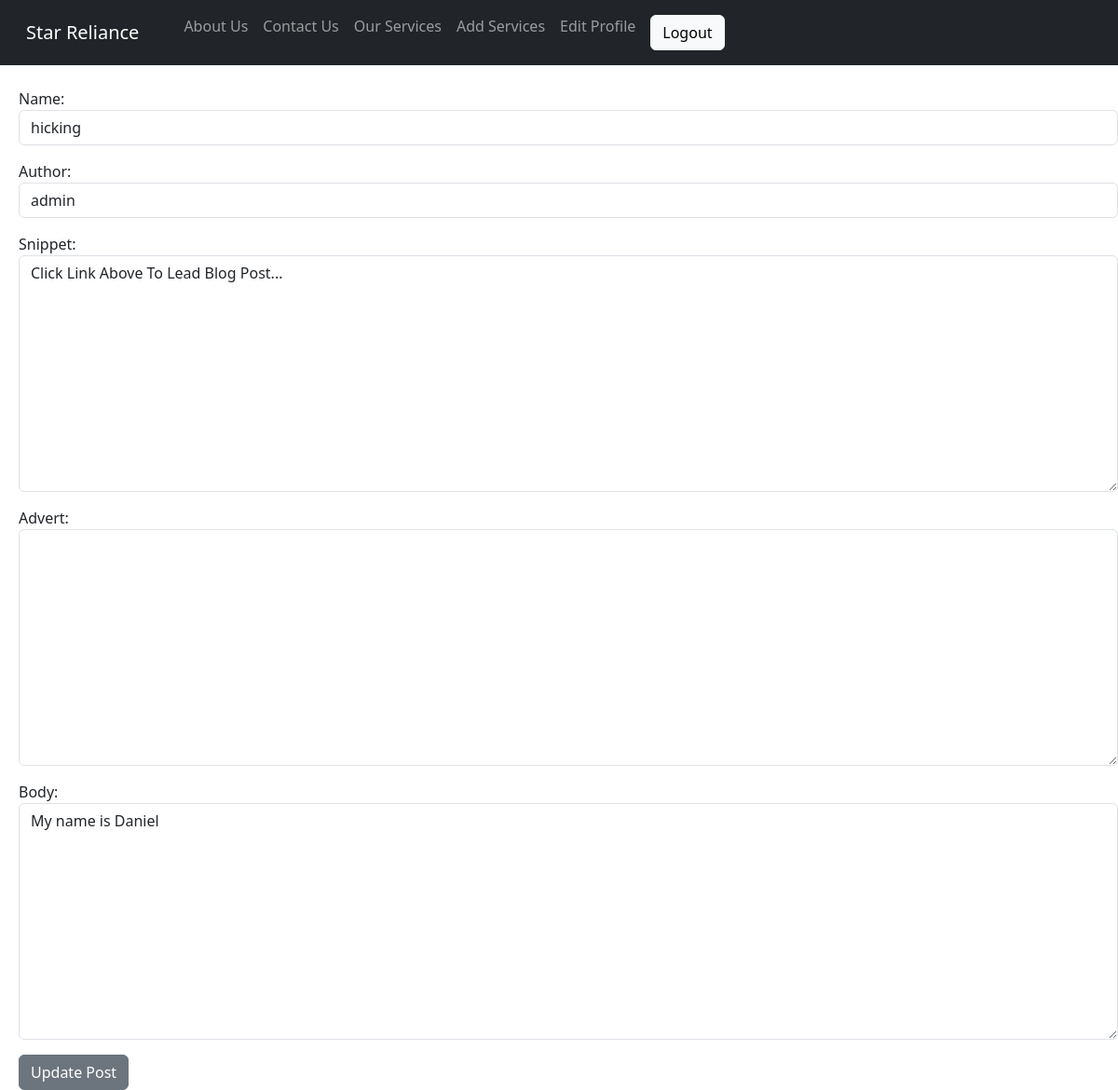
The app's page /service/edit/5 (signed in) with its own data.
### theblog/models.py (models this page shows, shortened)
class Category(models.Model):
    name = models.CharField(max_length = 255)
    body = models.TextField()
    snippet = models.CharField(max_length = 255,default="Click Link Above To Lead Blog Post...")
    author = models.ForeignKey(User, on_delete=models.CASCADE)
    post_date = models.DateField(auto_now_add = True)
    likes = models.ManyToManyField(User, related_name='blog_posts')
    advert = models.TextField(null = True, blank=True)

### theblog/views.py (the view)
# urls.py: path('service/edit/<int:pk>', UpdateServicePostView.as_view(), name='update_service_post' ),
class UpdateServicePostView(UpdateView):
    model = Category
    form_class = ServiceForm
    template_name = 'update_service_post.html'

### theblog/forms.py
class ServiceForm(forms.ModelForm):
    class Meta:
        model = Category
        fields = ('name','author','snippet','advert','body')
        widgets = {
            'name': forms.TextInput(attrs = {'class':'form-control'}),
            'author': forms.Select(attrs = {'class':'form-control'}),
            'snippet': forms.Textarea(attrs = {'class':'form-control'}),
            'advert': forms.Textarea(attrs = {'class':'form-control'}),
            'body': forms.Textarea(attrs = {'class':'form-control'}),
        }

### theblog/templates/update_service_post.html (shortened to what this page needs)
{% extends 'base.html' %}
{% block content %}
{% if user.is_authenticated %}
<h1>Update Service Post</h1>
<br><br><br>
<div class="form-group">
<form method="POST">
    {{ form.as_p }}
    <button class="btn btn-secondary">Update Post</button>
</form>
</div>
{% else %}
Youa are not supposed to be here!
{% endif %}
{% endblock %}

### records on screen
Category: name "hicking", author "admin", snippet "Click Link Above To Lead Blog Post...", body "My name is Daniel"
